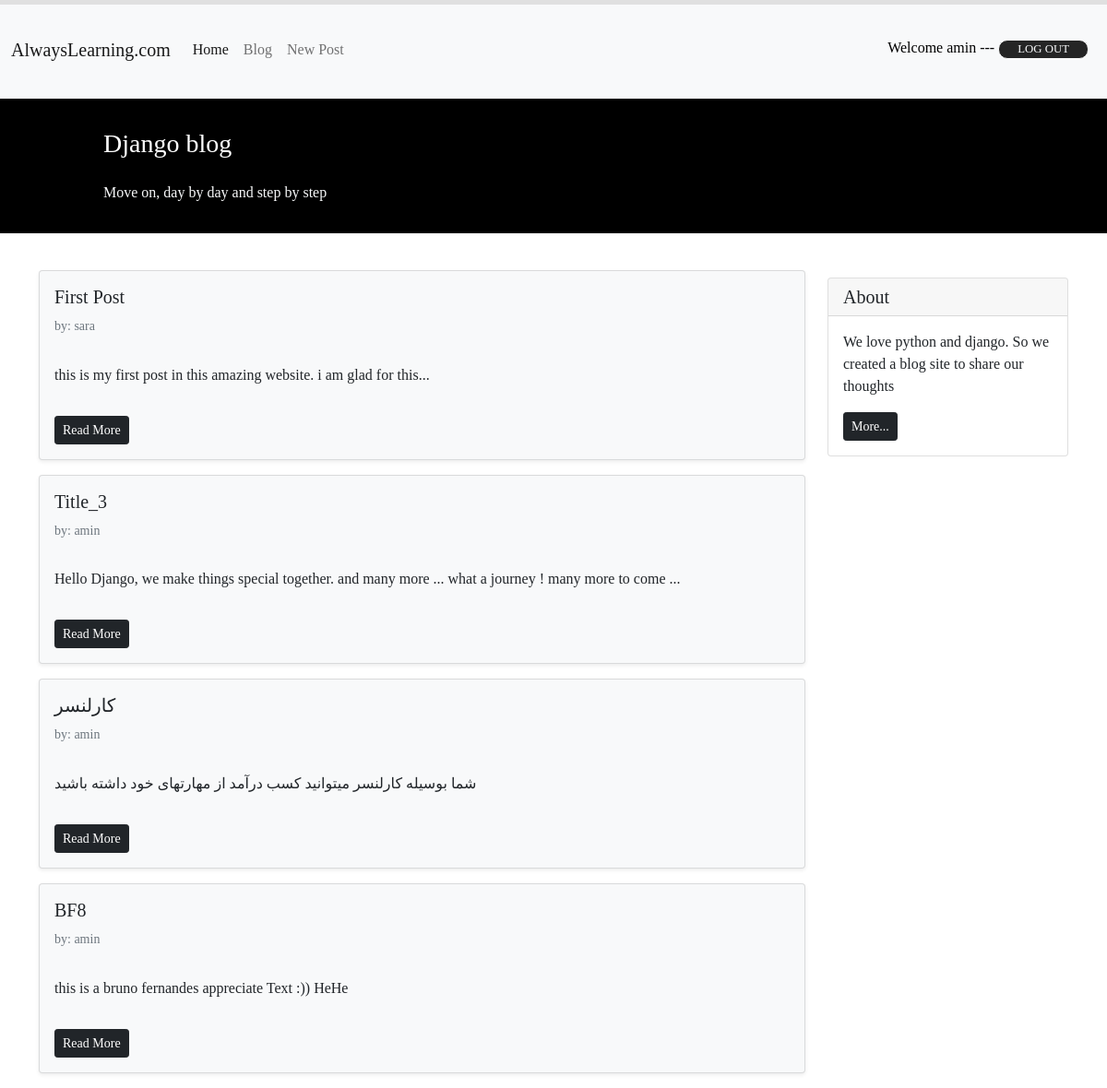
Page /blog/ (signed in) on the committed database.
### blog/models.py (models this page shows, shortened)
class Post(models.Model):
   STATUS_CHOICES = (
      ('pub', 'Published'),
      ('drf', 'Draft'),
   )
   title = models.CharField(max_length = 50)
   text = models.TextField()
   author = models.ForeignKey('auth.User', on_delete = models.CASCADE)
   datetime_created = models.DateTimeField(auto_now_add = True)
   datetime_modified = models.DateTimeField(auto_now = True)
   status = models.CharField(choices = STATUS_CHOICES, max_length = 3)

### blog/views.py (the view)
# urls.py: path('', views.PostsListView.as_view(), name= 'posts_list'),
class PostsListView(generic.ListView):
    template_name = 'blog/posts_list.html'
    context_object_name = 'posts'
    def get_queryset(self):
        return Post.objects.filter(status= 'pub').order_by('-datetime_modified')

### blog/templates/blog/posts_list.html (shortened to what this page needs)
{% extends '_base.html' %}
{% block page_content %}
    <div class="container mt-4">
        <div class="row">
            <div class="col-9">
             {% for post in posts %}
                <div class="card shadow-sm my-3 bg-light text-dark">
                    <div class="card-body">
                        <h5 class="card-title">{{ post.title }}</h5>
                        <h6 class="card-subtitle mb-2 text-muted small py-2">by: {{ post.author }}</h6>
                        <p class="card-text py-3">
                            {{ post.text }}
                        </p>
                        <a href="{% url 'post_detail' post.id %}"class="btn btn-sm btn-dark">Read More</a>
                    </div>
                </div>
             {% endfor %}
            </div>
            <div class="col-3">
                    <div class="card my-4">
                        <h5 class="card-header">About</h5>
                        <div class="card-body">
                            <p class="card-text">We love python and django. So we created a blog site to share our
                                thoughts</p>
                            <a href="#"
                            class="btn btn-sm btn-dark">
                                More...
                            </a>
                        </div>
                    </div>
            </div>
        </div>
    </div>
{% endblock page_content %}

### templates/_base.html (shortened to what this page needs)
<!doctype html>
{% load static %}
<html lang="en">
<head>
    <link href="https://cdn.jsdelivr.net/npm/bootstrap@5.1.3/dist/css/bootstrap.min.css" rel="stylesheet"
>
    <link rel="stylesheet" href="{% static 'css/progressbar.css' %}">
</head>
<body style="font-family: 'Times New Roman', Times, serif;">
    <div id="progress-bar-container">
    </div>
    <nav class="navbar navbar-expand-lg navbar-light bg-light">
        <div class="container-fluid">
            <a class="navbar-brand" href="#">AlwaysLearning.com</a>
            <div class="collapse navbar-collapse" id="navbarNavAltMarkup">
                <div class="navbar-nav">
                    <a class="nav-link active" aria-current="page" href="#">Home</a>
                    <a class="nav-link" href="{% url "posts_list" %}">Blog</a>
                    <a class="nav-link" href="{% url "post_create" %}">New Post</a>
                </div>
            </div>
            <div class="mx-2 text-white">
                {% if user.is_authenticated %}
                    <span style="color: black;">Welcome {{ user.username }} ---</span>
                    <form action="{% url 'logout' %}" method="post" style="display: inline;">
                        <button type="submit" style="text-decoration: none; color: white;" class="text-light">
                            Log Out
                        </button>
                    </form>
                {% endif %}
            </div>
        </div>
    </nav>
    <div class="container-fluid bg-info">
        <div style="background-color: black;" class="row py-3 ">
            <div class="col-md-8 col-md-10 mx-auto">
                <h3 class="my-4 mt-3 text-white">Django blog</h3>
                <p class="text-light">Move on, day by day and step by step</p>
            </div>
        </div>
    </div>
    {% block page_content %}{% endblock page_content %}
</body>
</html>

### static/css/progressbar.css (style rules this page uses)
#progress-bar-container { position: fixed; top: 0; left: 0; width: 100%; height: 5px; background-color: #e0e0e0; z-index: 9999; }

### templates/_base.html (style rules this page uses)
button { font-size: 0.8rem; color: #FAFAFA; text-transform: uppercase; padding: 0.0005px 20px; border-radius: 10px; border: 1px solid #fafafa; background: #252525; box-shadow: 1px 1px #fafafa; cursor: pointer; margin: 35px 0; }

### rows in the picture
Post: title "First Post", author "sara", text "this is my first post in this amazing website. i am glad for this..."
Post: title "Title_3", author "amin", text "Hello Django, we make things special together. and many more ... what a journey ! many more to come ..."
Post: title "کارلنسر", author "amin", text "شما بوسیله کارلنسر میتوانید کسب درآمد از مهارتهای خود داشته باشید"
Post: title "BF8", author "amin", text "this is a bruno fernandes appreciate Text :)) HeHe"

### other values in the picture
{{ user.username }} "amin"
